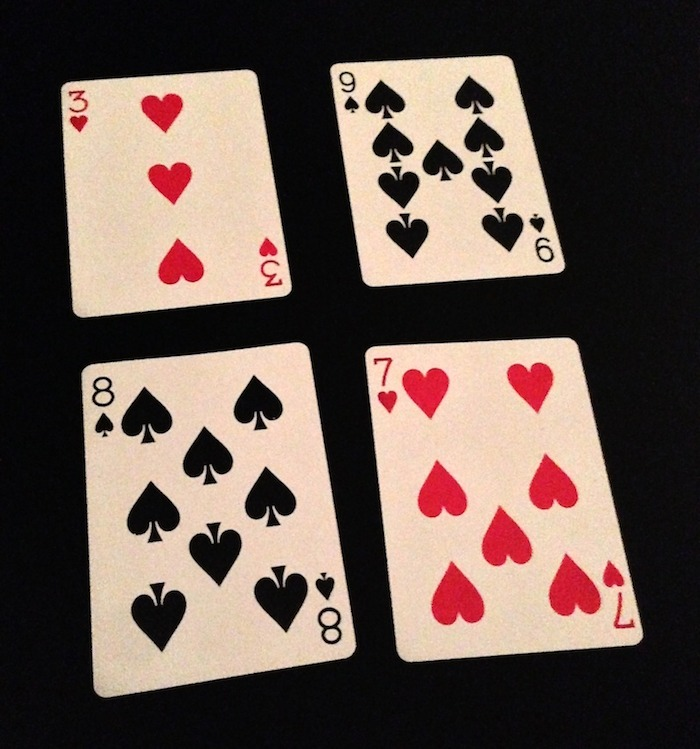
#> input picture im4.jpeg, 700 x 749 px
$ jupyter execute cardDetection.ipynb   (shell and % lines are left out)
#> lines starting #> are read from the running program, lines starting #| are printed output that depends on the picture; after the words box and inside, x2 and y2 are one past the last pixel; in counts of white or black regions, pixels touching at a corner belong together
[cell 1]
import numpy as np
import pandas as pd
from matplotlib import pyplot as plt
import cv2
from scipy import ndimage
import imutils
import math

[cell 2]
def getAngle(a, b, c):
    ang = math.degrees(math.atan2(c[1]-b[1], c[0]-b[0]) - math.atan2(a[1]-b[1], a[0]-b[0]))
    return ang + 360 if ang < 0 else ang

[cell 3]
def card_detect(loc):
#> called with loc = './im4.jpeg'
    imarray= np.array(cv2.imread(loc, 0))
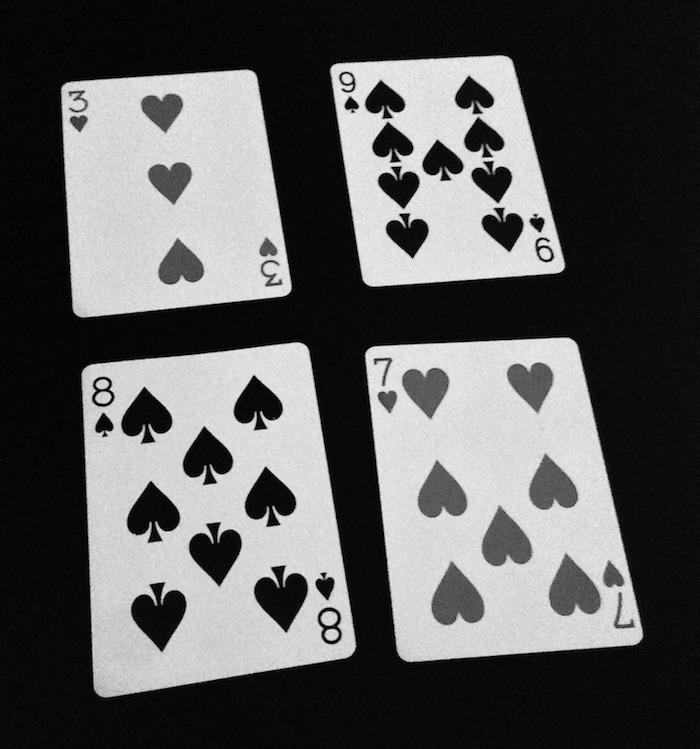
#> imarray: shape (749, 700); min 0, max 245, mean 91.1
    print (imarray.shape)
#| (749, 700)
    imblur1= cv2.GaussianBlur(imarray, (5,5), 0)
    imblur2= cv2.GaussianBlur(imarray, (7,7), 0)
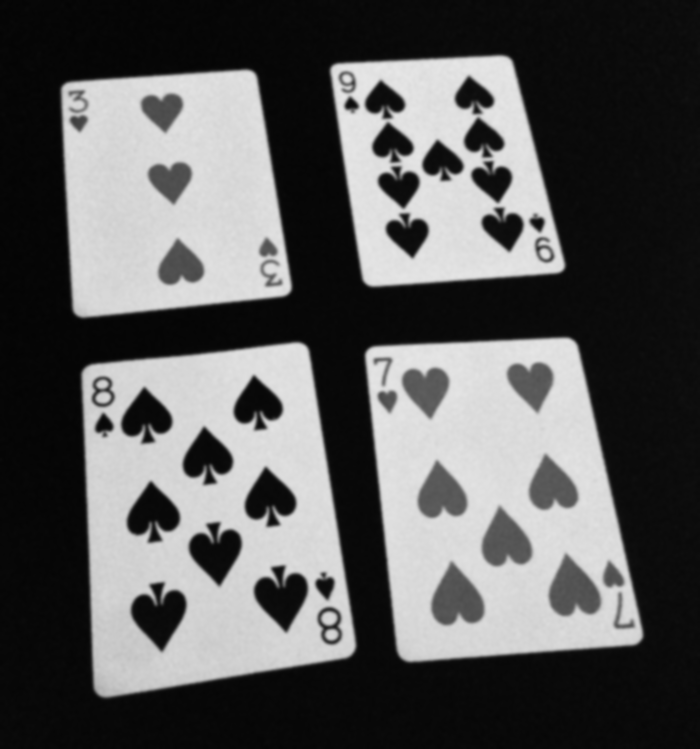
#> imblur2: shape (749, 700); min 3, max 231, mean 91.1
    plt.imshow(imblur1, cmap= 'gray')
    plt.title("After Gaussian Blur")
    plt.show()

    high_thresh, thresh_im = cv2.threshold(imblur1, 0, 255, cv2.THRESH_BINARY + cv2.THRESH_OTSU)
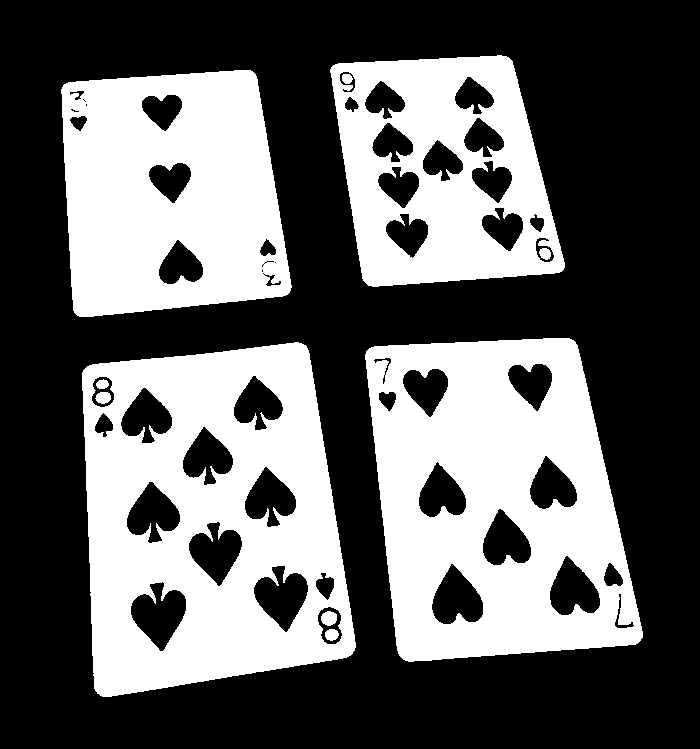
#> thresh_im: shape (749, 700); 38.7% white; 10 white regions, largest, box (x1, y1, x2, y2) and area: (82, 342, 356, 697) 63559, (365, 338, 643, 662) 60015, (61, 70, 292, 317) 44743
#> high_thresh = 113
    low_thresh = 0.5*high_thresh
#> low_thresh = 56.5
    edgearray1= cv2.Canny(imblur1, low_thresh, high_thresh)
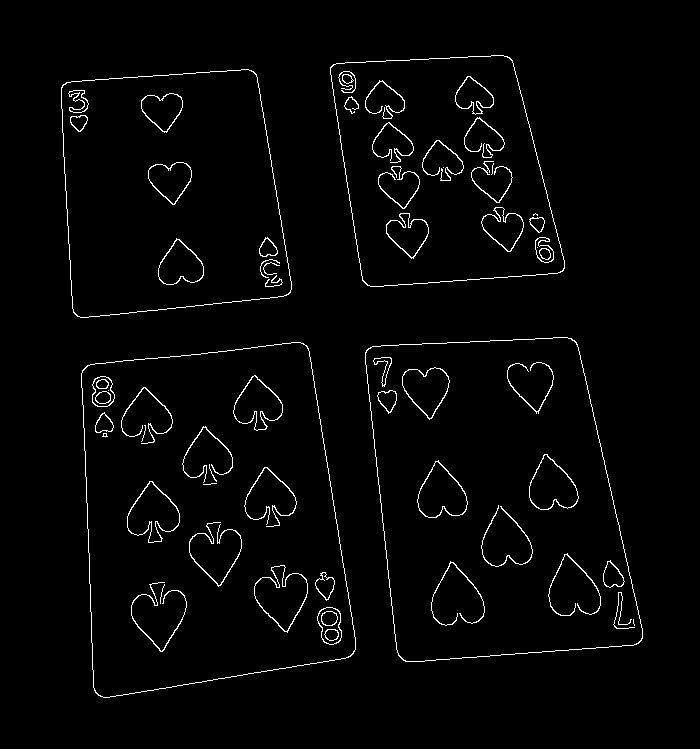
#> edgearray1: shape (749, 700); 2.2% white in thin lines or dots, all inside (x1, y1, x2, y2) = (61, 55, 643, 698)
    high_thresh, thresh_im = cv2.threshold(imblur2, 0, 255, cv2.THRESH_BINARY + cv2.THRESH_OTSU)
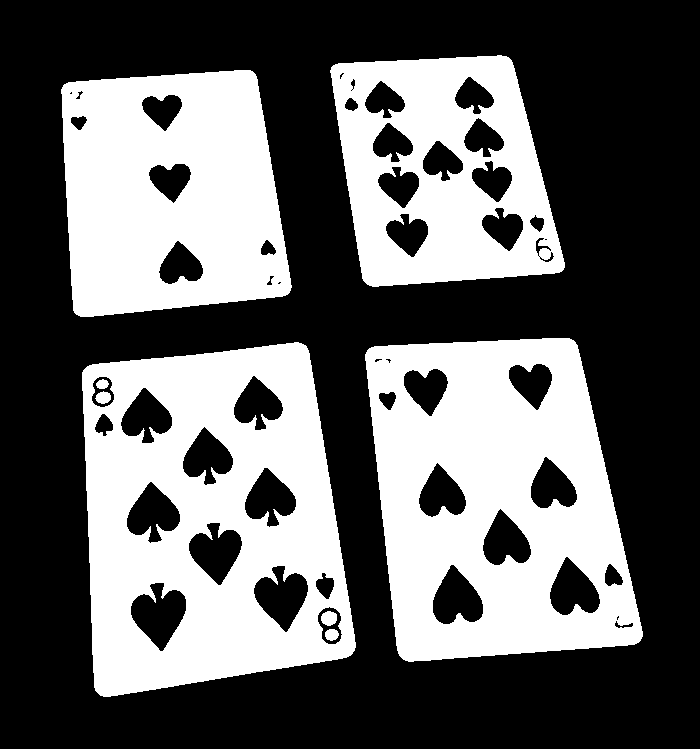
#> thresh_im: shape (749, 700); 38.8% white; 8 white regions, largest, box (x1, y1, x2, y2) and area: (82, 342, 356, 697) 63598, (365, 338, 643, 662) 60553, (61, 70, 292, 317) 45002
#> high_thresh = 112
    low_thresh = 0.5*high_thresh
#> low_thresh = 56
    edgearray2= cv2.Canny(imblur2, low_thresh, high_thresh)
    plt.imshow(edgearray1, cmap= 'gray')
    plt.title("After Edge detection")
    plt.show()
    cnts1= cv2.findContours(edgearray1, cv2.RETR_TREE, cv2.CHAIN_APPROX_SIMPLE)
#> cnts1 = 102 contours, 19 with area under 20; largest, box (x1, y1, x2, y2) and area: (81, 342, 356, 698) 80281, (81, 342, 356, 698) 80261, (365, 337, 643, 662) 72196, (365, 337, 643, 662) 72174, (61, 69, 292, 318) 48504
    cnts1= imutils.grab_contours(cnts1)
    cnts2= cv2.findContours(edgearray2.copy(), cv2.RETR_TREE, cv2.CHAIN_APPROX_SIMPLE)
#> cnts2 = 98 contours, 19 with area under 20; largest, box (x1, y1, x2, y2) and area: (81, 342, 356, 698) 80274, (81, 342, 356, 698) 80253, (365, 337, 643, 662) 72191, (365, 337, 643, 662) 72169, (61, 69, 292, 318) 48491
    cnts2= imutils.grab_contours(cnts2)
    cnts1.extend(cnts2)
    cnts= sorted(cnts1, key = cv2.contourArea, reverse = True)[:15]
#> cnts = 15 contours; largest, box (x1, y1, x2, y2) and area: (81, 342, 356, 698) 80281, (81, 342, 356, 698) 80274, (81, 342, 356, 698) 80261, (81, 342, 356, 698) 80253, (365, 337, 643, 662) 72196
    print (len(cnts))
#| 15

    cntsarray= []
    for c in cnts:
        peri = cv2.arcLength(c, True)
        approx = cv2.approxPolyDP(c, 0.009*peri, True)
        if len(approx) == 4:#card will be a rectangle always
            cntsarray.append(approx)
#> this loop made 15 passes
#> (peri, approx) on passes 1 to 12: (1172.5, [[303, 343], [82, 370], [98, 695], [353, 653]]), (1172.5, [[303, 343], [82, 370], [98, 695], [353, 653]]), (1170.1, [[304, 344], [355, 649], [99, 695], [82, 371]]), (1170.1, [[302, 343], [353, 652], [99, 695], [82, 371]]), (1116.5, [[571, 338], [366, 350], [403, 660], [641, 640]]), (1116.5, [[571, 338], [366, 350], [403, 660], [641, 640]]), (1114.1, [[570, 338], [641, 639], [404, 660], [366, 351]]), (1114.1, [[570, 338], [641, 639], [404, 660], [366, 351]]), (897.4, [[253, 71], [62, 85], [77, 316], [290, 292]]), (897.4, [[253, 71], [62, 85], [77, 316], [290, 292]]), (895.1, [[252, 71], [290, 291], [78, 316], [62, 86]]), (895.1, [[252, 71], [290, 291], [78, 316], [62, 86]])
#> after the loop, cntsarray = 15 contours; largest, box (x1, y1, x2, y2) and area: (82, 343, 354, 696) 76704, (82, 343, 354, 696) 76704, (82, 344, 356, 696) 76406, (82, 343, 354, 696) 76218, (366, 338, 642, 661) 68635

    imarraycolor= np.array(cv2.imread(loc))
#> imarraycolor is the input picture: shape (749, 700, 3); mean B, G, R 79.3, 87.1, 103.7
    print (len(cntsarray))
#| 15
    cv2.drawContours(imarraycolor, cntsarray, -1, (0, 255, 0), 3)
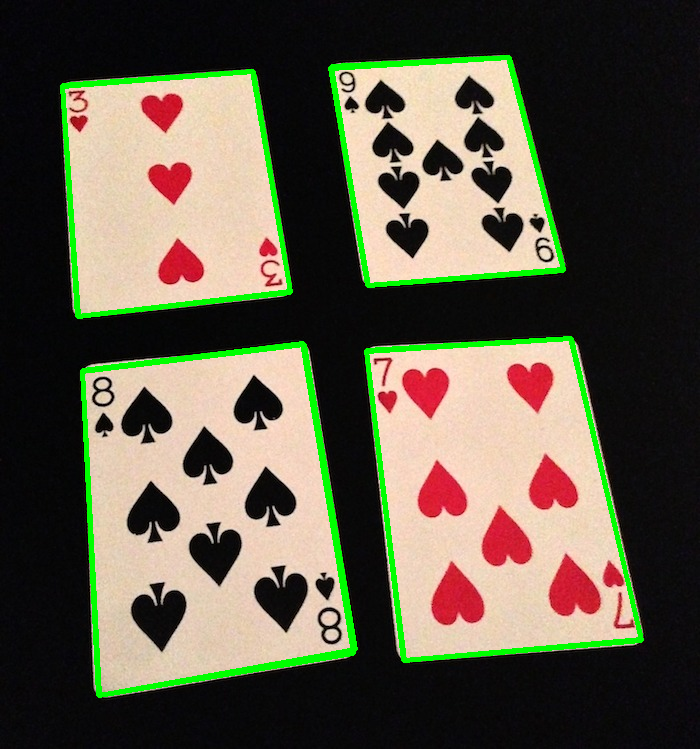
#> imarraycolor: shape (749, 700, 3); 4.17% of pixels changed, all inside (x1, y1, x2, y2) = (60, 55, 644, 698)
    plt.imshow(imarraycolor)
    plt.title("Contours detected")
    plt.show()
    cv2.imwrite('./op.png', imarraycolor)

$ run again, with im2.jpeg copied over im4.jpeg
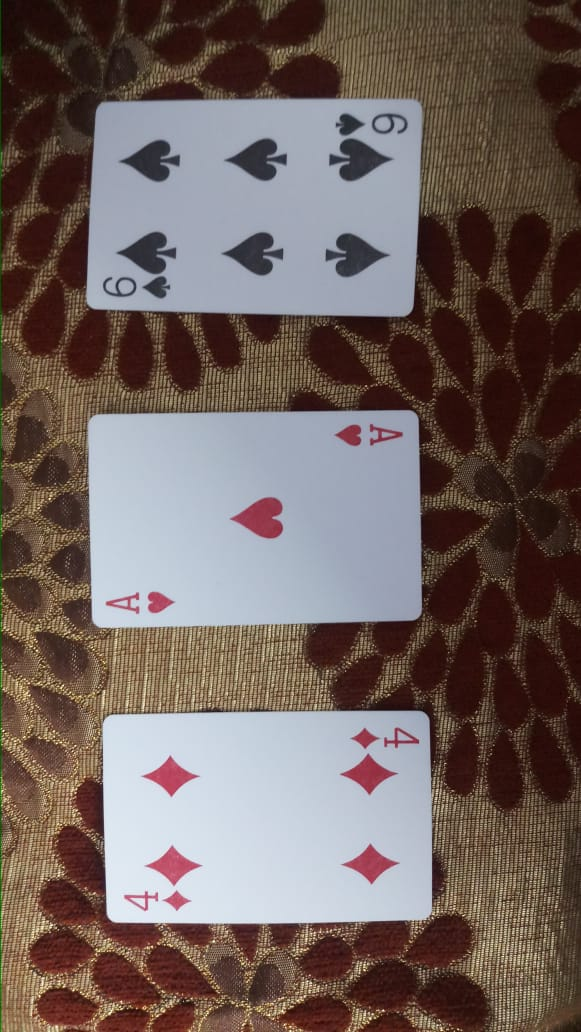
#> input picture im2.jpeg, 581 x 1032 px
#| (1032, 581)
#> in card_detect, `high_thresh, thresh_im = cv2.threshold(imblur1, 0, 255, cv2.THRESH_BIN..`:
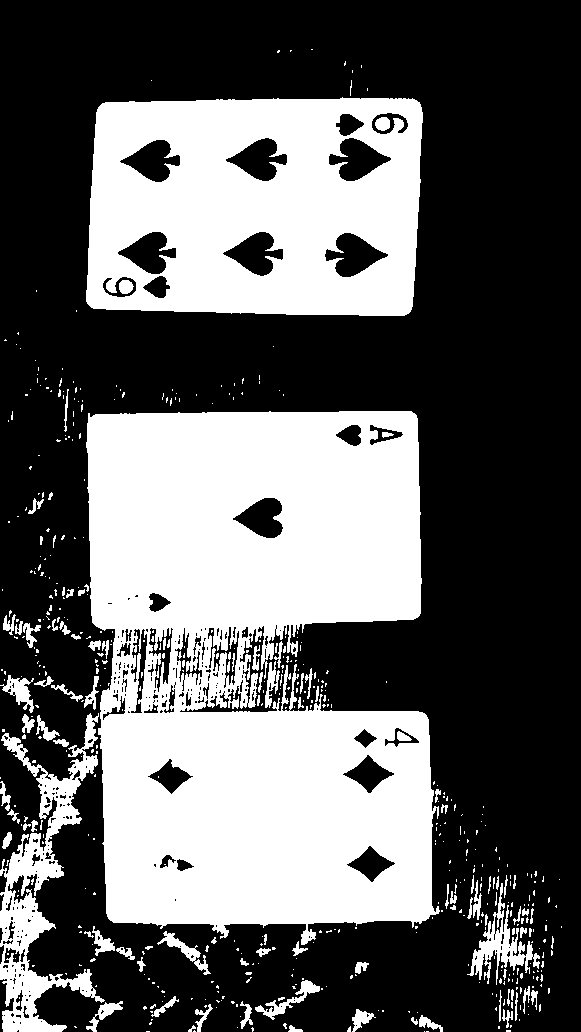
#> thresh_im: shape (1032, 581); 37.9% white; 542 white regions (442 under 20 px), largest, box (x1, y1, x2, y2) and area: (86, 411, 440, 945) 144457, (86, 97, 423, 316) 59722, (0, 713, 105, 1032) 9953
#> in card_detect, `high_thresh, thresh_im = cv2.threshold(imblur1, 0, 255, cv2.THRESH_BIN..`: high_thresh = 117
#> in card_detect, `low_thresh = 0.5*high_thresh`: low_thresh = 58.5
#> edgearray1: shape (1032, 581); 9.9% white in thin lines or dots
#> in card_detect, `high_thresh, thresh_im = cv2.threshold(imblur2, 0, 255, cv2.THRESH_BIN..`: high_thresh = 116
#> in card_detect, `low_thresh = 0.5*high_thresh`: low_thresh = 58
#> edgearray2: shape (1032, 581); 3.9% white in thin lines or dots
#> cnts1 = 1794 contours, 1434 with area under 20; largest, box (x1, y1, x2, y2) and area: (85, 43, 424, 317) 70184, (85, 98, 424, 317) 70139, (101, 629, 474, 941) 69162, (101, 710, 434, 924) 68744, (86, 391, 430, 710) 1650
#> cnts2 = 553 contours, 470 with area under 20; largest, box (x1, y1, x2, y2) and area: (87, 410, 424, 714) 70246, (87, 410, 423, 629) 70204, (86, 60, 424, 317) 70100, (86, 98, 424, 317) 70078, (230, 497, 283, 539) 1349
#> cnts = 15 contours; largest, box (x1, y1, x2, y2) and area: (87, 410, 424, 714) 70246, (87, 410, 423, 629) 70204, (85, 43, 424, 317) 70184, (85, 98, 424, 317) 70139, (86, 60, 424, 317) 70100
#| 15
#> the loop in card_detect, `for c in cnts:` made 15 passes
#> peri on passes 1, 3, 5, 7, 9, 10, 11, 12: 1450.6, 1502, 1184.3, 2786.4, 4155, 224.9, 219.5, 223.7
#> after the loop in card_detect, `for c in cnts:`: cntsarray = 4 contours; box (x1, y1, x2, y2) and area: (93, 415, 418, 623) 66111, (92, 100, 417, 310) 65484, (91, 100, 417, 310) 65428, (107, 715, 429, 920) 64184
#> in card_detect, imarraycolor is the input picture: shape (1032, 581, 3); mean B, G, R 94.6, 98.8, 113.3
#| 4
#> in card_detect, `cv2.drawContours(imarraycolor, cntsarray, -1, (0, 255, 0), 3)`:
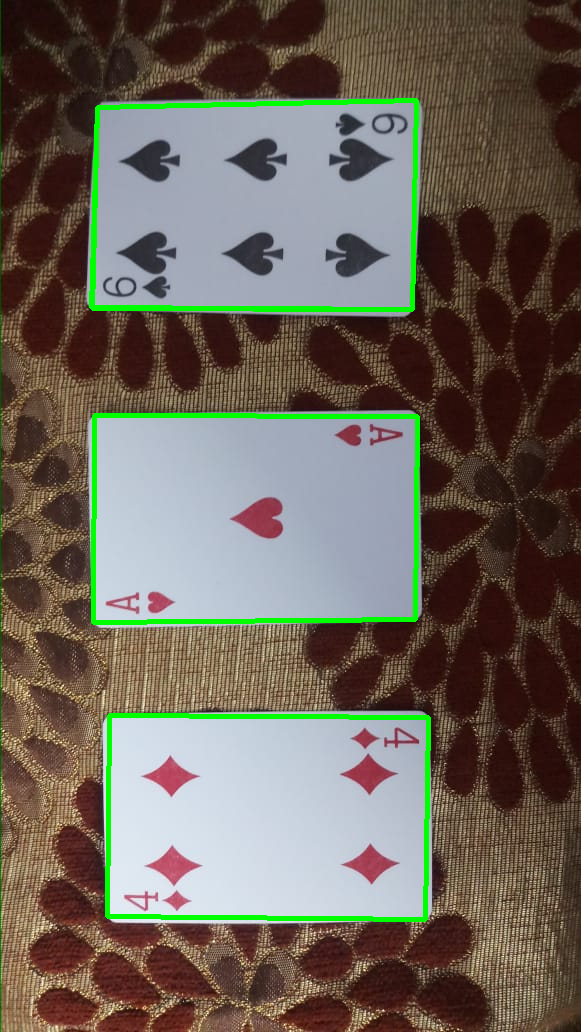
#> imarraycolor: shape (1032, 581, 3); 2.66% of pixels changed, all inside (x1, y1, x2, y2) = (89, 98, 431, 922)

$ run again, with im3.jpeg copied over im4.jpeg
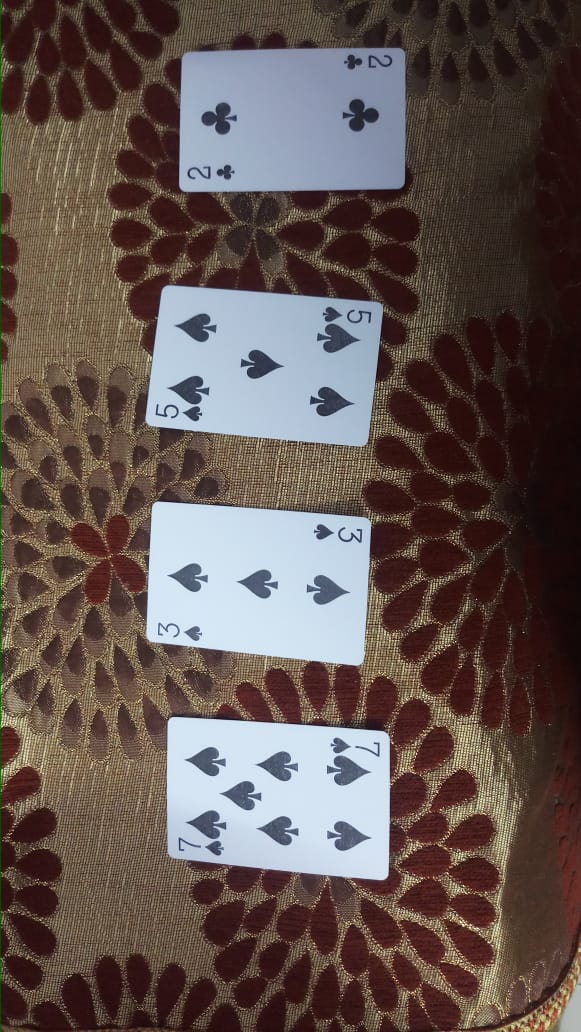
#> input picture im3.jpeg, 581 x 1032 px
#| (1032, 581)
#> in card_detect, `high_thresh, thresh_im = cv2.threshold(imblur1, 0, 255, cv2.THRESH_BIN..`:
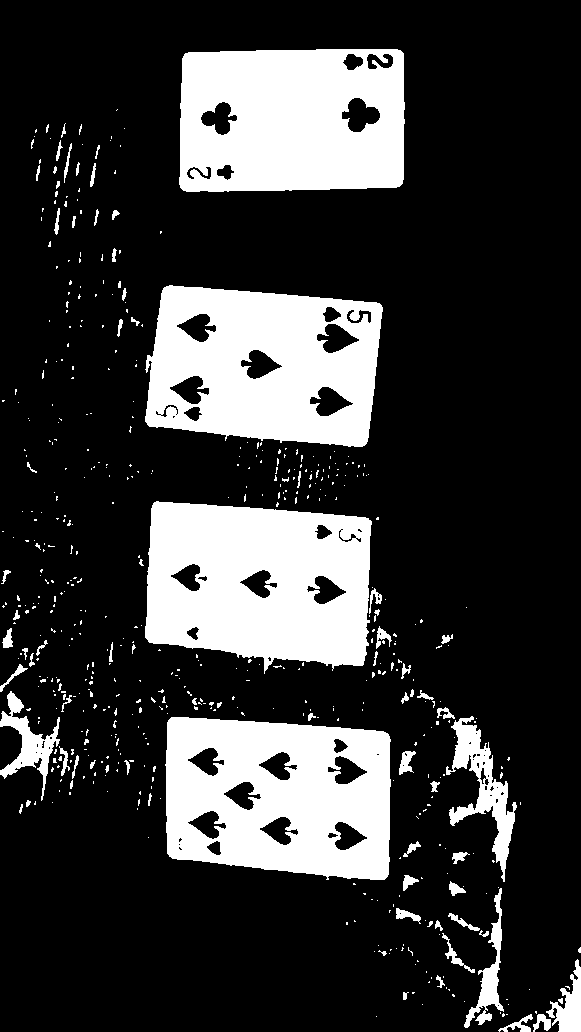
#> thresh_im: shape (1032, 581); 22% white; 539 white regions (463 under 20 px), largest, box (x1, y1, x2, y2) and area: (145, 501, 372, 674) 30647, (179, 49, 405, 192) 29082, (165, 717, 391, 880) 28769
#> high_thresh = 124
#> low_thresh = 62
#> edgearray1: shape (1032, 581); 7.5% white in thin lines or dots
#> edgearray2: shape (1032, 581); 4.8% white in thin lines or dots
#> cnts1 = 1071 contours, 840 with area under 20; largest, box (x1, y1, x2, y2) and area: (166, 717, 393, 881) 32474, (166, 717, 391, 881) 32453, (140, 285, 384, 460) 32264, (145, 285, 383, 447) 32205, (136, 501, 372, 689) 31935
#> cnts2 = 526 contours, 400 with area under 20; largest, box (x1, y1, x2, y2) and area: (166, 717, 391, 881) 32455, (166, 717, 391, 881) 32443, (140, 285, 395, 447) 32242, (145, 285, 384, 447) 32203, (179, 47, 406, 193) 31800
#> cnts = 15 contours; largest, box (x1, y1, x2, y2) and area: (166, 717, 393, 881) 32474, (166, 717, 391, 881) 32455, (166, 717, 391, 881) 32453, (166, 717, 391, 881) 32443, (140, 285, 384, 460) 32264
#| 15
#> the loop in card_detect, `for c in cnts:` made 15 passes
#> (peri, approx) on passes 2, 3, 4, 7, 8, 10, 11: (745, [[168, 720], [171, 857], [387, 877], [387, 733]]), (744.7, [[169, 719], [386, 733], [388, 875], [170, 856]]), (742.7, [[167, 722], [386, 733], [388, 875], [172, 857]]), (748.9, [[162, 289], [380, 303], [367, 441], [149, 425]]), (750.6, [[162, 289], [380, 303], [367, 441], [149, 425]]), (732.5, [[404, 51], [184, 53], [180, 189], [400, 188]]), (732.5, [[404, 51], [185, 52], [180, 189], [400, 188]])
#> after the loop in card_detect, `for c in cnts:`: cntsarray = 11 contours; largest, box (x1, y1, x2, y2) and area: (168, 720, 388, 878) 30534, (169, 719, 389, 876) 30316, (149, 503, 368, 664) 30294, (167, 722, 389, 876) 30073, (180, 51, 405, 190) 30067
#> in card_detect, imarraycolor is the input picture: shape (1032, 581, 3); mean B, G, R 81.2, 85.1, 98.9
#| 11
#> in card_detect, `cv2.drawContours(imarraycolor, cntsarray, -1, (0, 255, 0), 3)`:
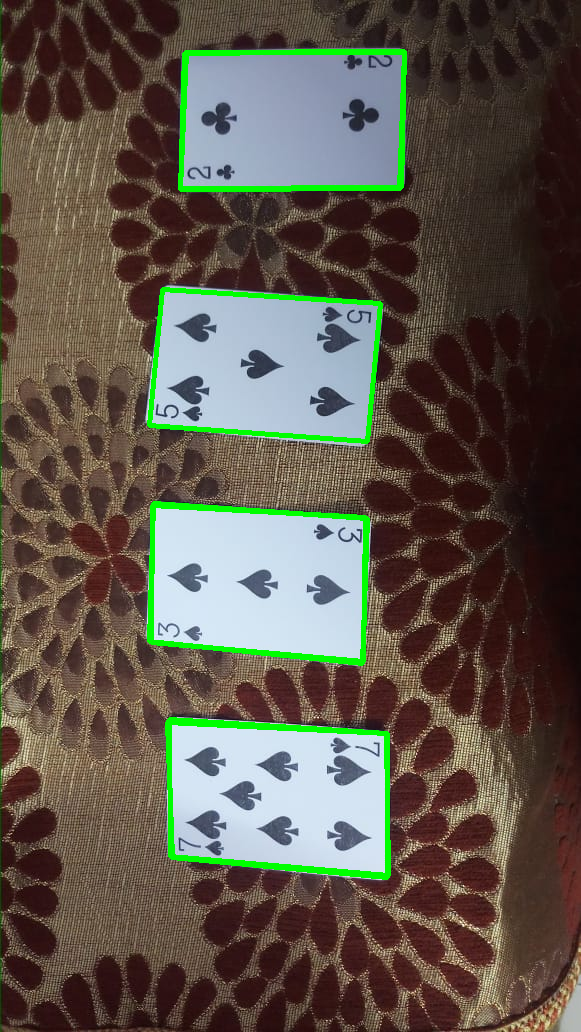
#> imarraycolor: shape (1032, 581, 3); 2.7% of pixels changed, all inside (x1, y1, x2, y2) = (147, 49, 407, 880)
